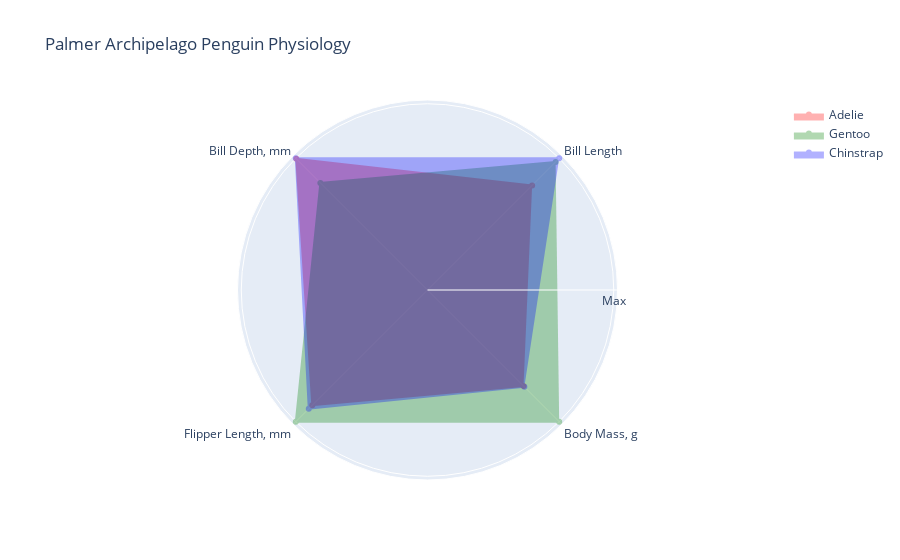

The code cell stored with this chart in its notebook:
### Markdown cell above
**Exercise:** Above, we're calling variables in the [**layout.polar**](https://plotly.com/python/reference/layout/polar/) function. Experiment with these variables, changing axis tick labels, and the rotation of our axis labels.

We want to compare the three penguin species, so let's not overlay the radar plots for all three species on a single axes. We can do this with a **for loop**.

### Code cell
fig = go.Figure()

species = df.species.unique() # Unique species labels
colors=["red", "green", "blue"] # Colours for each species

for i in range(len(species)): # Loop over species, adding a radar plot for each to our figure
    fig.add_trace(go.Scatterpolar(
                    r=ave_df_norm.loc[species[i]].values, # Length of each arm
                    theta=ave_df_norm.columns, # Radar plot arms
                    fill='toself', # Fill shape defined by the endpoints of each arm
                    fillcolor = colors[i], # Fill colour
                    name = species[i], # Name of current radar plot
                    opacity=0.3,  # Opacity of fill
                    line=dict(color=colors[i]))) # Set line colour

fig.update_layout(
    title="Palmer Archipelago Penguin Physiology", # Figure title
    hovermode=False, # Turn off hover labels (since they aren't very useful because of normalisation)
    polar = dict( # Create a dictionary of variables for layout.polar to read and update our figure with
                radialaxis = dict(tickvals = [0,1], # At radial axis ticks 0,1...
                        ticktext = ["", "Max"]),           # Label 0 at 0, and "Max" at 1
                 
    angularaxis = dict(rotation = 45, # Rotate our axis labels around radar plot by 45 degrees (to move away from radial axis)
            # Clean up the names of our variables
            tickvals=["bill_depth_mm", "bill_length_mm", "body_mass_g", "flipper_length_mm"],
            ticktext=["Bill Depth, mm", "Bill Length", "Body Mass, g", "Flipper Length, mm"]
            ) # End angularaxis dictionary
            ) # End polar dictionary
            ) # End update_layout function


fig.show()

### Figure 1 — Plotly figure (JSON) as saved in the notebook; plotly's stock layout.template omitted (floating-point values rounded to 4 significant figures)
{"data": [{"fill": "toself", "fillcolor": "red", "line": {"color": "red"}, "name": "Adelie", "opacity": 0.3, "r": [0.7944, 0.996, 0.8746, 0.729], "theta": ["bill_length_mm", "bill_depth_mm", "flipper_length_mm", "body_mass_g"], "type": "scatterpolar"}, {"fill": "toself", "fillcolor": "green", "line": {"color": "green"}, "name": "Gentoo", "opacity": 0.3, "r": [0.9728, 0.8133, 1, 1], "theta": ["bill_length_mm", "bill_depth_mm", "flipper_length_mm", "body_mass_g"], "type": "scatterpolar"}, {"fill": "toself", "fillcolor": "blue", "line": {"color": "blue"}, "name": "Chinstrap", "opacity": 0.3, "r": [1, 1, 0.9016, 0.7354], "theta": ["bill_length_mm", "bill_depth_mm", "flipper_length_mm", "body_mass_g"], "type": "scatterpolar"}], "layout": {"hovermode": false, "polar": {"angularaxis": {"rotation": 45, "ticktext": ["Bill Depth, mm", "Bill Length", "Body Mass, g", "Flipper Length, mm"], "tickvals": ["bill_depth_mm", "bill_length_mm", "body_mass_g", "flipper_length_mm"]}, "radialaxis": {"ticktext": ["", "Max"], "tickvals": [0, 1]}}, "title": {"text": "Palmer Archipelago Penguin Physiology"}}}
